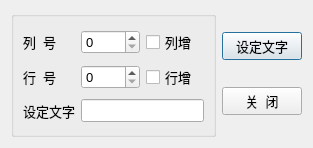
<?xml version="1.0" encoding="UTF-8"?>
<ui version="4.0">
 <class>QWDialogLocate</class>
 <widget class="QDialog" name="QWDialogLocate">
  <property name="geometry">
   <rect>
    <x>0</x>
    <y>0</y>
    <width>313</width>
    <height>148</height>
   </rect>
  </property>
  <property name="font">
   <font>
    <pointsize>10</pointsize>
   </font>
  </property>
  <property name="windowTitle">
   <string>单元格定位与文字设置</string>
  </property>
  <layout class="QHBoxLayout" name="horizontalLayout">
   <item>
    <widget class="QGroupBox" name="groupBox">
     <property name="title">
      <string/>
     </property>
     <layout class="QGridLayout" name="gridLayout">
      <item row="0" column="0">
       <widget class="QLabel" name="label">
        <property name="text">
         <string>列  号</string>
        </property>
       </widget>
      </item>
      <item row="0" column="1">
       <widget class="QSpinBox" name="spinColumn">
        <property name="minimum">
         <number>0</number>
        </property>
       </widget>
      </item>
      <item row="0" column="2">
       <widget class="QCheckBox" name="chkBoxColumn">
        <property name="text">
         <string>列增</string>
        </property>
       </widget>
      </item>
      <item row="1" column="0">
       <widget class="QLabel" name="label_2">
        <property name="text">
         <string>行  号</string>
        </property>
       </widget>
      </item>
      <item row="1" column="1">
       <widget class="QSpinBox" name="spinRow"/>
      </item>
      <item row="1" column="2">
       <widget class="QCheckBox" name="chkBoxRow">
        <property name="text">
         <string>行增</string>
        </property>
       </widget>
      </item>
      <item row="2" column="0">
       <widget class="QLabel" name="label_3">
        <property name="text">
         <string>设定文字</string>
        </property>
       </widget>
      </item>
      <item row="2" column="1" colspan="2">
       <widget class="QLineEdit" name="editCellText"/>
      </item>
     </layout>
    </widget>
   </item>
   <item>
    <layout class="QVBoxLayout" name="verticalLayout">
     <item>
      <widget class="QPushButton" name="btnSetText">
       <property name="text">
        <string>设定文字</string>
       </property>
       <property name="icon">
        <iconset resource="res.qrc">
         <normaloff>:/icons/images/322.bmp</normaloff>:/icons/images/322.bmp</iconset>
       </property>
      </widget>
     </item>
     <item>
      <widget class="QPushButton" name="btnClose">
       <property name="text">
        <string>关  闭</string>
       </property>
       <property name="icon">
        <iconset resource="res.qrc">
         <normaloff>:/icons/images/132.bmp</normaloff>:/icons/images/132.bmp</iconset>
       </property>
      </widget>
     </item>
    </layout>
   </item>
  </layout>
 </widget>
 <resources>
  <include location="res.qrc"/>
 </resources>
 <connections>
  <connection>
   <sender>btnClose</sender>
   <signal>clicked()</signal>
   <receiver>QWDialogLocate</receiver>
   <slot>close()</slot>
   <hints>
    <hint type="sourcelabel">
     <x>274</x>
     <y>108</y>
    </hint>
    <hint type="destinationlabel">
     <x>243</x>
     <y>134</y>
    </hint>
   </hints>
  </connection>
 </connections>
</ui>
